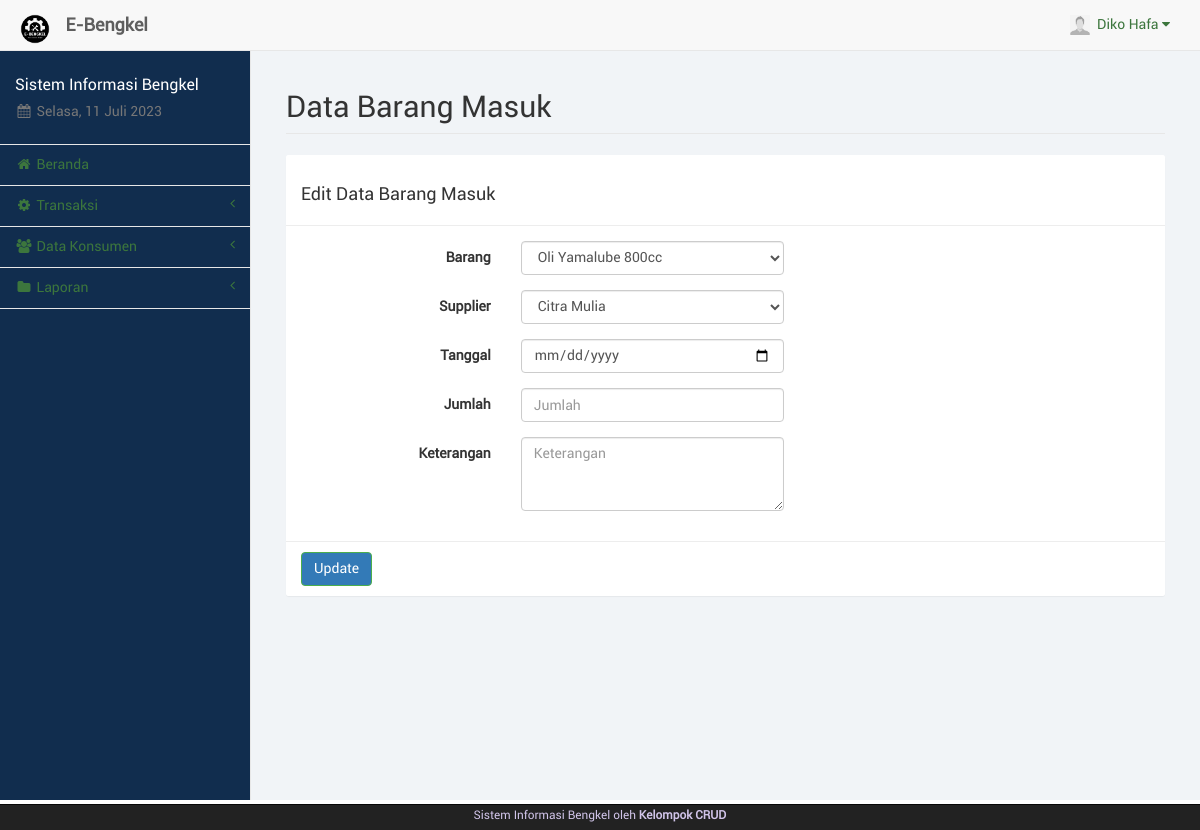
The page /kasir/trxbarang_edit.php (signed in) on the database its author committed.
### tables this page shows
CREATE TABLE `kasir` (
  `id_kasir` int(11) NOT NULL,
  `nama_kasir` varchar(50) NOT NULL,
  `telp_kasir` varchar(20) NOT NULL,
  `user_kasir` varchar(50) NOT NULL,
  `pass_kasir` varchar(100) NOT NULL,
  `foto_kasir` text NOT NULL,
  `id_adm` int(11) NOT NULL
);

### kasir/sess_check.php (called while the page is built, shortened)
<?php
	$chk_sess = $_SESSION['kasir'];
	include("dist/config/koneksi.php");
	$sql_sess = "SELECT * FROM kasir WHERE id_kasir='". $chk_sess ."'";
	$ress_sess = mysqli_query($conn, $sql_sess);
	$row_sess = mysqli_fetch_array($ress_sess);
	$sess_kasirname = $row_sess['nama_kasir'];
	$sess_kasirfoto = $row_sess['foto_kasir'];
?>

### kasir/trxbarang_edit.php (the view, shortened to what this page needs)
<?php
	include("sess_check.php");
	$pagedesc = "Barang Masuk";
	$menuparent = "barang";
	include("layout_top.php");
?>
		<div id="page-wrapper">
            <div class="container-fluid">
                <div class="row">
                    <div class="col-lg-12">
                        <h1 class="page-header">Data Barang Masuk</h1>
                    </div>
                </div>
				<div class="row">
					<div class="col-lg-12"><?php include("layout_alert.php"); ?></div>
				</div>
				<div class="row">
					<div class="col-lg-12">
						<form class="form-horizontal" action="trxbarang_update.php" method="POST" enctype="multipart/form-data">
							<div class="panel panel-default">
								<div class="panel-heading"><h3>Edit Data Barang Masuk</h3></div>
								<div class="panel-body">
									<div class="form-group">
										<label class="control-label col-sm-3">Barang</label>
										<div class="col-sm-4">
											<select class="form-control" name="brg" required>
													<?php
													$mySql = "SELECT * FROM barangjasa WHERE jenis='barang' ORDER BY nama ASC";
													$myQry = mysqli_query($conn, $mySql);
													$dataBrg = $result['id_brg'];
													while ($Brg = mysqli_fetch_array($myQry)) {
														if ($Brg['id_brg']== $dataBrg) {
														$cek = " selected";
														} else { $cek=""; }
														echo "<option value='$Brg[id_brg]' $cek>".$Brg[nama]."</option>";
													}
													?>
											</select>
										</div>
									</div>
									<div class="form-group">
										<label class="control-label col-sm-3">Supplier</label>
										<div class="col-sm-4">
											<select class="form-control" name="spl" required>
													<?php
													$mySpl = "SELECT * FROM supplier ORDER BY nama_spl ASC";
													$myQrys = mysqli_query($conn, $mySpl);
													$dataSpl = $res['id_spl'];
													while ($Spl = mysqli_fetch_array($myQrys)) {
														if ($Spl['id_spl']== $dataSpl) {
														$cek = " selected";
														} else { $cek=""; }
														echo "<option value='$Spl[id_spl]' $cek>".$Spl[nama_spl]."</option>";
													}
													?>
											</select>
										</div>
									</div>
									<div class="form-group">
										<label class="control-label col-sm-3">Tanggal</label>
										<div class="col-sm-4">
											<input type="date" name="tgl" class="form-control" placeholder="Tanggal" value="<?php echo $data['tgl_trxbrg'];?>" required>
										</div>
									</div>
									<div class="form-group">
										<label class="control-label col-sm-3">Jumlah</label>
										<div class="col-sm-4">
											<input type="number" name="jml" min="0" class="form-control" placeholder="Jumlah" value="<?php echo $data['jml_brg'] ?>"required>
										</div>
									</div>
									<div class="form-group">
										<label class="control-label col-sm-3">Keterangan</label>
										<div class="col-sm-4">
											<textarea name="keterangan" class="form-control" placeholder="Keterangan" rows="3" required><?php echo $data['ket_trxbrg'];?></textarea>
										</div>
									</div>
								</div>
								<div class="panel-footer">
									<button type="submit" name="perbarui" class="btn btn-success">Update</button>
								</div>
							</div>
						</form>
					</div>
				</div>
            </div>
        </div>
<?php
	include("layout_bottom.php");
?>

### kasir/layout_top.php (shortened to what this page needs)
<?php
	$haries = array("Sunday" => "Minggu", "Monday" => "Senin", "Tuesday" => "Selasa", "Wednesday" => "Rabu", "Thursday" => "Kamis", "Friday" => "Jum'at", "Saturday" => "Sabtu");
	$bulans = array("", "Januari", "Februari", "Maret", "April", "Mei", "Juni", "Juli", "Agustus", "September", "Oktober", "November", "Desember");
	$hari_ini = $haries[date("l")];
	$bulan_ini = $bulans[date("n")];
	$tanggal = date("d");
	$tahun = date("Y");
?>
<!DOCTYPE html>
<html lang="en">
<head>
	<link rel="stylesheet" href="p.css">
	<link href="libs/bootstrap/dist/css/bootstrap.min.css" rel="stylesheet">
	<link href="libs/metisMenu/dist/metisMenu.min.css" rel="stylesheet">
    <link href="libs/datatables-plugins/integration/bootstrap/3/dataTables.bootstrap.css" rel="stylesheet">
    <link href="libs/datatables-responsive/css/dataTables.responsive.css" rel="stylesheet">
	<link href="dist/css/sb-admin-2.css" rel="stylesheet">
	<link href="dist/css/offline-font.css" rel="stylesheet">
	<link href="dist/css/custom.css" rel="stylesheet">
	<link href="libs/font-awesome/css/font-awesome.min.css" rel="stylesheet" type="text/css">
</head>
<body>
    <div id="wrapper" style="background-color: rgba(17, 45, 78, 1);">
        <nav class="navbar navbar-default navbar-static-top" role="navigation" style="margin-bottom: 0">
            <div class="navbar-header">
				<a class="navbar-brand hidden-xs" href="index.php">
					<img src="img/logo.png" alt="brand" width="40" class="float-left image-brand">
					<div class="float-right">&nbsp;<strong>E-Bengkel</strong></div>
				</a>
			</div>
            <ul class="nav navbar-top-links navbar-right">
				<li class="dropdown dropdown-right">
					<a class="dropdown-toggle" data-toggle="dropdown" href="#">
						<img src="../img/<?php echo $sess_kasirfoto;?>" width="20px" height="20px" padding="0px">&nbsp;&nbsp;<?php echo ucfirst($sess_kasirname); ?>&nbsp;<i class="fa fa-caret-down"></i>
					</a>
				</li>
			</ul>
            <div class="navbar-default sidebar" role="navigation" style="background-color: rgba(17, 45, 78, 1);">
                <div class="sidebar-nav navbar-collapse">
                    <ul class="nav" id="side-menu">
                        <li class="sidebar-search">
							<h4 style="color: white;">Sistem Informasi Bengkel</h4>
							<h5 class="text-muted"><i class="fa fa-calendar fa-fw"></i>&nbsp;<?php echo $hari_ini.", ".$tanggal." ".$bulan_ini." ".$tahun ?></h5>
						</li>
						<?php
							if($pagedesc == "Beranda") {
								echo '<li><a href="index.php" class="active"><i class="fa fa-home fa-fw"></i>&nbsp;Beranda</a></li>';
							}
							else {
								echo '<li><a href="index.php"><i class="fa fa-home fa-fw"></i>&nbsp;Beranda</a></li>';
							}
							if(isset($menuparent) && $menuparent == "transaksi") {
								echo '<li class="active">';
							}
							else {
								echo '<li>';
							}
						?>
							<a href="#"><i class="fa fa-gear fa-fw"></i>&nbsp;Transaksi<span class="fa arrow"></span></a>
						</li>
						<?php
							if(isset($menuparent) && $menuparent == "konsumen") {
								echo '<li class="active">';
							}
							else {
								echo '<li>';
							}
						?>
							<a href="#"><i class="fa fa-group fa-fw"></i>&nbsp;Data Konsumen<span class="fa arrow"></span></a>
						<?php
							if(isset($menuparent) && $menuparent == "laporan") {
								echo '<li class="active">';
							}
							else {
								echo '<li>';
							}
						?>
							<a href="#"><i class="fa fa-folder fa-fw"></i>&nbsp;Laporan<span class="fa arrow"></span></a>
						</li>
	                </ul>
                </div>
            </div>
        </nav>

### rows shown on the page
kasir: foto_kasir (picture), nama_kasir "Diko Hafa"

### other values the page prints
form field brg "Oli Yamalube 800cc"
form field spl "Citra Mulia"
